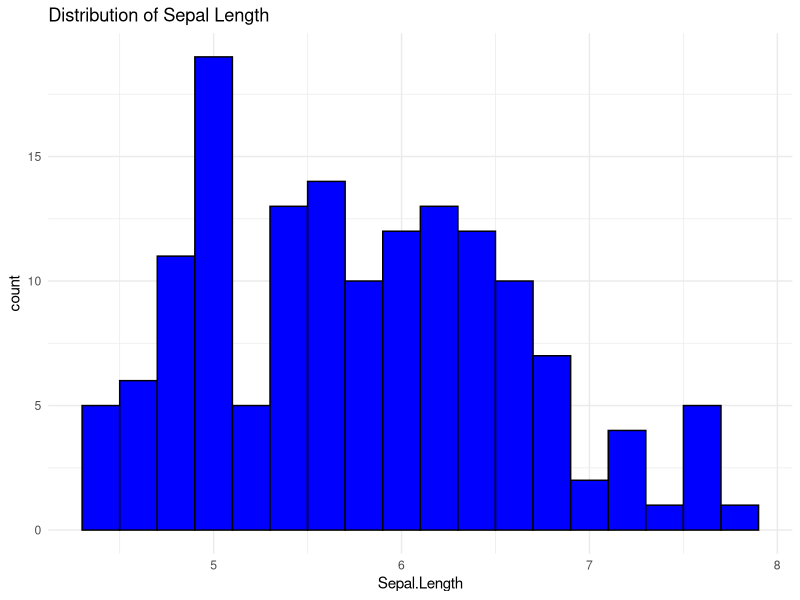
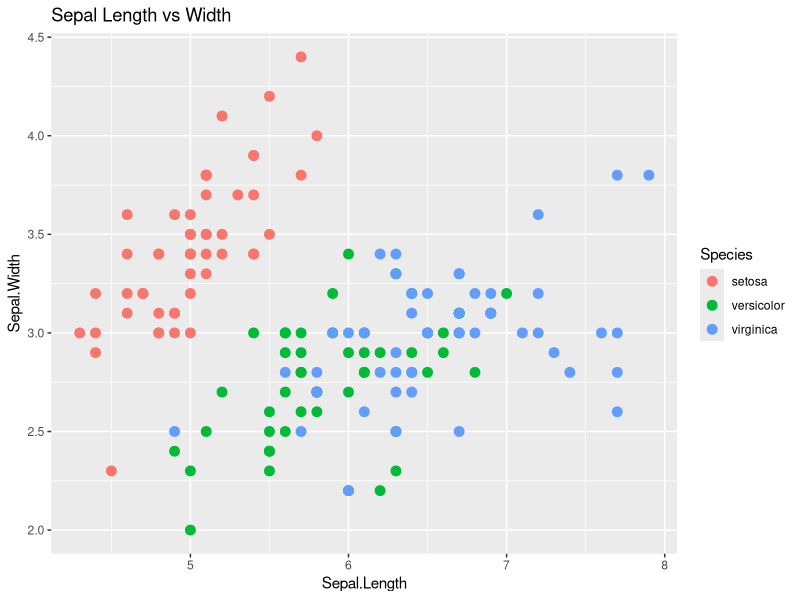
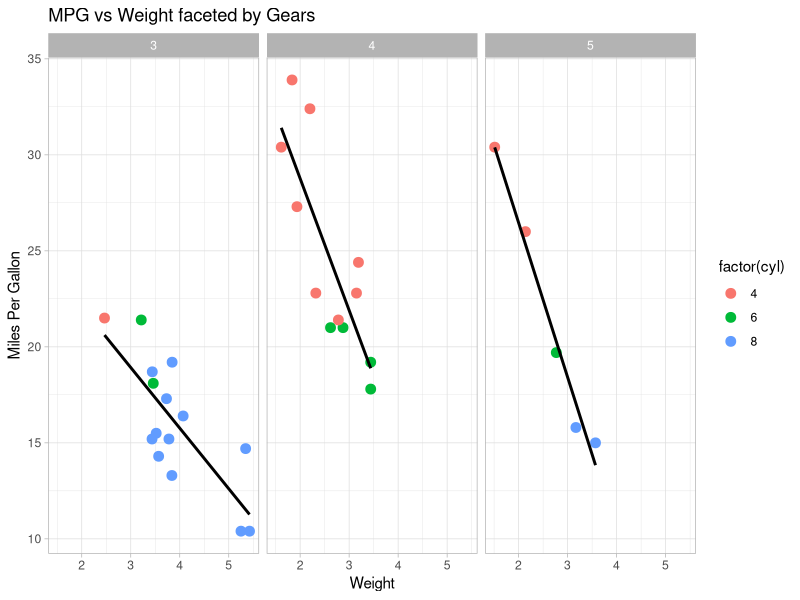

Source code (R) for these figures, in order:
library(ggplot2)

data(iris)

# --- 4. Single Variable Plots (Histogram) ---
ggplot(data = iris, mapping = aes(x = Sepal.Length)) +
  geom_histogram(binwidth = 0.2, fill = "blue", color = "black") +
  theme_minimal() +
  labs(title = "Distribution of Sepal Length")

# --- 3 & 5. Aesthetics & Two-Variable Plots (Scatter Plot) ---
ggplot(data = iris, aes(x = Sepal.Length, y = Sepal.Width, color = Species)) +
  geom_point(size = 3) +
  labs(title = "Sepal Length vs Width")

# --- 6 & 7. Facets, Layering, and Styling ---
my_plot <- ggplot(mtcars, aes(x = wt, y = mpg)) +
  geom_point(aes(color = factor(cyl)), size = 3) +
  geom_smooth(method = "lm", se = FALSE, color = "black") + # Layering a trendline
  facet_wrap(~ gear) +                                      # Faceting by gear type
  theme_light() +
  labs(title = "MPG vs Weight faceted by Gears", x = "Weight", y = "Miles Per Gallon")

# Saving the plot
ggsave("my_faceted_plot.png", plot = my_plot, width = 8, height = 5)
